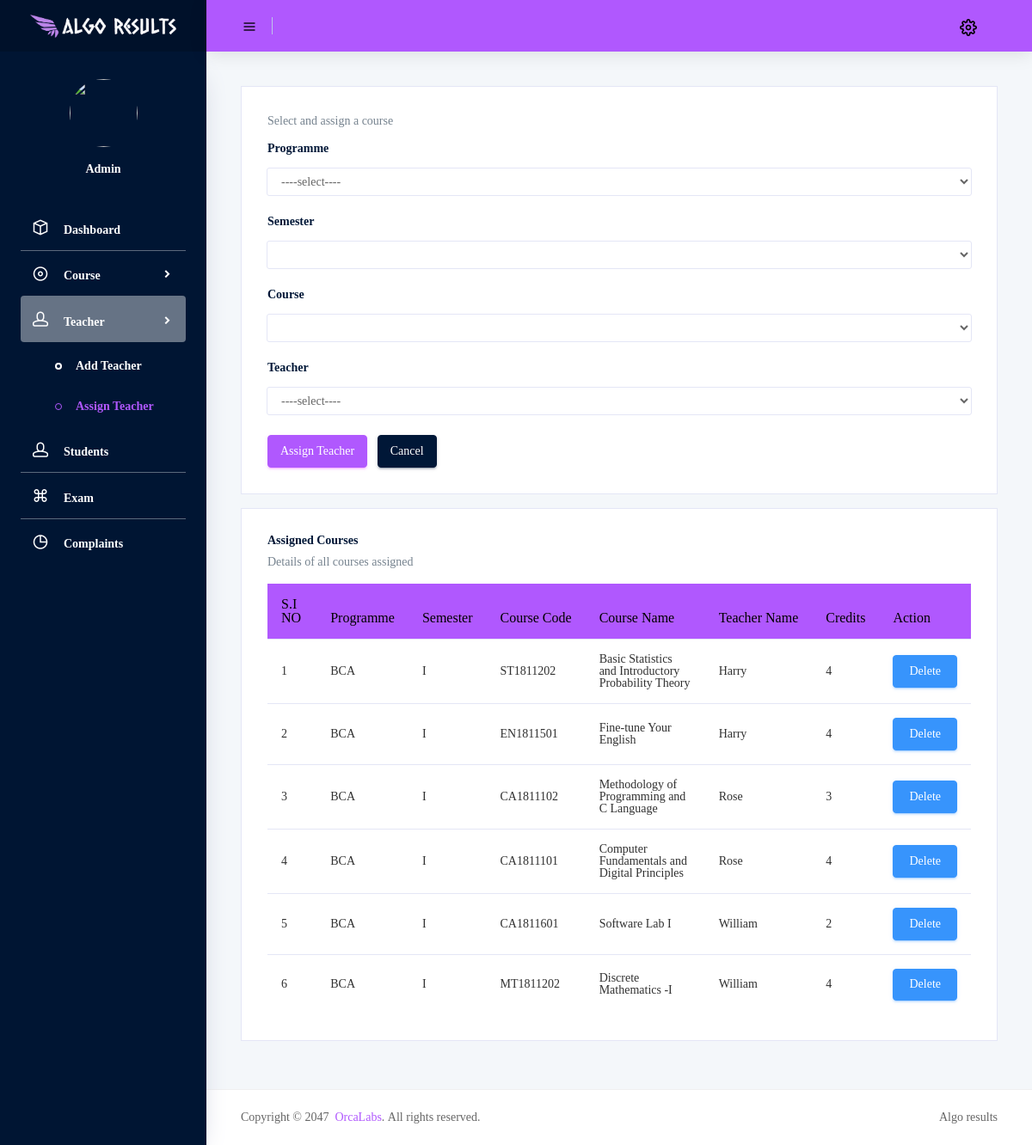
The app's page /Project/Admin/AssignTeacher.php with its own data.
### tables this page shows
CREATE TABLE IF NOT EXISTS `tbl_assign` (
  `assign_id` int NOT NULL AUTO_INCREMENT,
  `programme_id` int NOT NULL,
  `courses_id` int NOT NULL,
  `teacher_id` int NOT NULL,
  PRIMARY KEY (`assign_id`)
);

CREATE TABLE IF NOT EXISTS `tbl_programme` (
  `programme_id` int NOT NULL AUTO_INCREMENT,
  `programme_name` varchar(50) NOT NULL,
  PRIMARY KEY (`programme_id`)
);

CREATE TABLE IF NOT EXISTS `tbl_sem` (
  `sem_id` int NOT NULL,
  `sem_name` varchar(50) NOT NULL,
  PRIMARY KEY (`sem_id`)
);

CREATE TABLE IF NOT EXISTS `tbl_courses` (
  `courses_id` int NOT NULL AUTO_INCREMENT,
  `programme_id` int NOT NULL,
  `semester_id` int NOT NULL,
  `courses_code` varchar(50) NOT NULL,
  `courses_name` varchar(100) NOT NULL,
  `credits` int NOT NULL,
  PRIMARY KEY (`courses_id`)
);

CREATE TABLE IF NOT EXISTS `tbl_teacher` (
  `teacher_id` int NOT NULL AUTO_INCREMENT,
  `teacher_name` varchar(50) NOT NULL,
  `teacher_email` varchar(50) NOT NULL,
  `teacher_password` varchar(50) NOT NULL DEFAULT 'teacher123',
  `teacher_contact` bigint NOT NULL,
  `teacher_photo` varchar(250) NOT NULL,
  PRIMARY KEY (`teacher_id`),
  UNIQUE KEY `teacher_email` (`teacher_email`)
);

### Project/Admin/AssignTeacher.php (the view, shortened to what this page needs)
<?php
include("../Assets/Connection/Connection.php");
include('Head.php');
?>
<!DOCTYPE html>
<html lang="en">
<head>
    <link rel="stylesheet" href="../Assets/CSS/Font.css">
</head>
<body>
    <div class="row">
        <div class="col-12 grid-margin stretch-card">
            <div class="card">
                <div class="card-body">
                    <p class="card-description">
                        Select and assign a course
                    </p>
                    <form action="" method="POST" class="forms-sample">
                        <div class="form-group">
                            <label for="programme">
                                <h4 class="card-title">Programme</h4>
                            </label>
                            <select class="form-control js-example-basic-single w-100" name="programme" id="programme" onchange="getSemester(this.value)" required>
                                <option value="">----select----</option>
                            </select>
                        </div>
                        <div class="form-group">
                            <label for="semester">
                                <h4 class="card-title">Semester</h4>
                            </label>
                            <select class="form-control js-example-basic-single w-100" name="semester" id="semester" onchange="getCourse(this.value)" required>
                            </select>
                        </div>
                        <div class="form-group">
                            <label for="course">
                                <h4 class="card-title">Course</h4>
                            </label>
                            <select class="form-control js-example-basic-single w-100" name="course" id="course" required>
                            </select>
                        </div>
                        <div class="form-group">
                            <label for="teacher">
                                <h4 class="card-title">Teacher</h4>
                            </label>
                            <select class="form-control js-example-basic-single w-100" name="teacher" required>
                                <option value="">----select----</option>
                            </select>
                        </div>
                        <button type="submit" class="btn btn-primary mr-2" name="btn_submit">Assign Teacher</button>
                        <button type="reset" class="btn btn-dark">Cancel</button>
                    </form>
                </div>
            </div>
        </div>
    </div>
    <div class="row">
        <div class="col-lg-12 grid-margin stretch-card">
            <div class="card">
                <div class="card-body">
                    <h4 class="card-title">Assigned Courses</h4>
                    <p class="card-description">
                        Details of all courses assigned
                    </p>
                    <div class="table-responsive">
                        <table class="table table-hover">
                            <thead>
                                <tr>
                                    <th>S.I NO</th>
                                    <th>Programme</th>
                                    <th>Semester</th>
                                    <th>Course&nbsp;Code</th>
                                    <th>Course&nbsp;Name</th>
                                    <th>Teacher&nbsp;Name</th>
                                    <th>Credits</th>
                                    <th>Action</th>
                                </tr>
                            </thead>
                            <tbody>
                                <?php
                                $i = 0;
                                $selQry = "SELECT * FROM tbl_assign assign INNER JOIN tbl_programme pro ON pro.programme_id=assign.programme_id INNER JOIN tbl_courses co ON co.courses_id=assign.courses_id INNER JOIN tbl_teacher tea ON tea.teacher_id=assign.teacher_id INNER JOIN tbl_sem sem ON sem.sem_id=co.semester_id ORDER BY tea.teacher_name";
                                $data = mysqli_query($con, $selQry);
                                while ($row = mysqli_fetch_assoc($data)) {
                                    $i++;
                                ?>
                                    <tr>
                                        <td><?php echo $i; ?></td>
                                        <td><?php echo $row["programme_name"]; ?></td>
                                        <td><?php echo $row["sem_name"]; ?></td>
                                        <td><?php echo $row["courses_code"]; ?></td>
                                        <td><?php echo $row["courses_name"]; ?></td>
                                        <td><?php echo $row["teacher_name"]; ?></td>
                                        <td><?php echo $row["credits"]; ?></td>
                                        <td><a href="AssignTeacher.php?del=<?php echo $row["assign_id"]; ?>"><button class="btn btn-info btn-block mr-2">Delete</button></a></td>
                                    </tr>
                                <?php
                                }
                                ?>
                            </tbody>
                        </table>
                    </div>
                </div>
            </div>
        </div>
    </div>
</body>
<?php
include('Foot.php');
?>
</html>

### Project/Admin/AssignTeacher.php (style rules this page uses)
thead th, thead td { color: black; background-color: #b058fe; }
tbody th, tbody td { color: #313131; }

### records on screen
tbl_assign: programme.programme_name "BCA", tbl_sem.sem_name "I", courses.courses_code "ST1811202", courses.courses_name "Basic Statistics and Introductory Probability Theory", teacher.teacher_name "Harry", courses.credits "4"
tbl_assign: programme.programme_name "BCA", tbl_sem.sem_name "I", courses.courses_code "EN1811501", courses.courses_name "Fine-tune Your English", teacher.teacher_name "Harry", courses.credits "4"
tbl_assign: programme.programme_name "BCA", tbl_sem.sem_name "I", courses.courses_code "CA1811102", courses.courses_name "Methodology of Programming and C Language", teacher.teacher_name "Rose", courses.credits "3"
tbl_assign: programme.programme_name "BCA", tbl_sem.sem_name "I", courses.courses_code "CA1811101", courses.courses_name "Computer Fundamentals and Digital Principles", teacher.teacher_name "Rose", courses.credits "4"
tbl_assign: programme.programme_name "BCA", tbl_sem.sem_name "I", courses.courses_code "CA1811601", courses.courses_name "Software Lab I", teacher.teacher_name "William", courses.credits "2"
tbl_assign: programme.programme_name "BCA", tbl_sem.sem_name "I", courses.courses_code "MT1811202", courses.courses_name "Discrete Mathematics -I", teacher.teacher_name "William", courses.credits "4"
